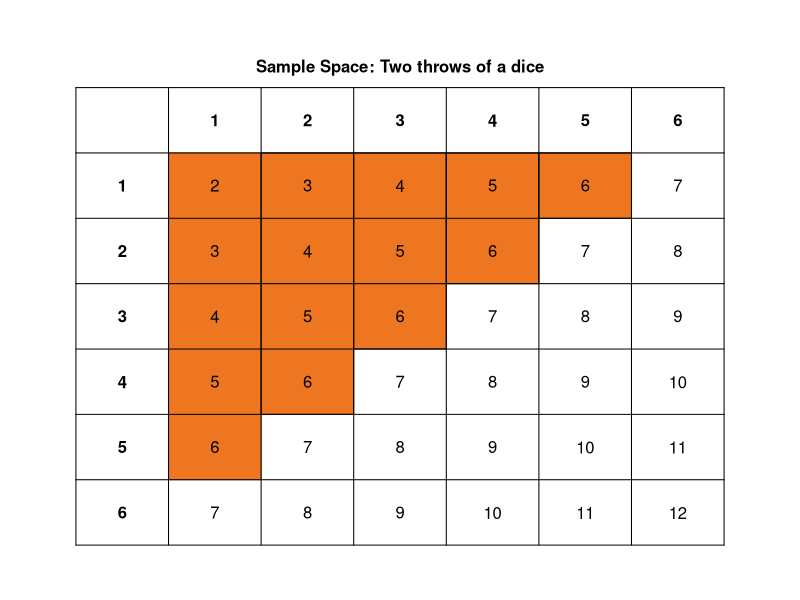
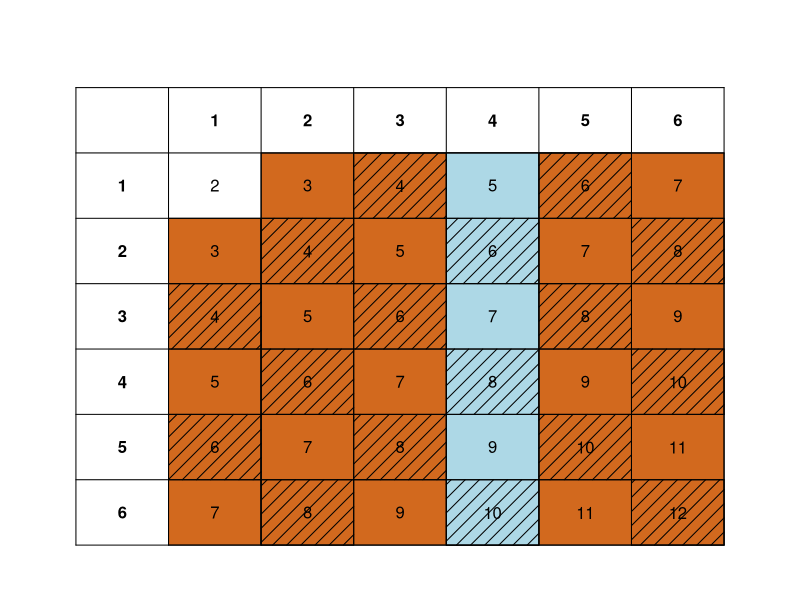
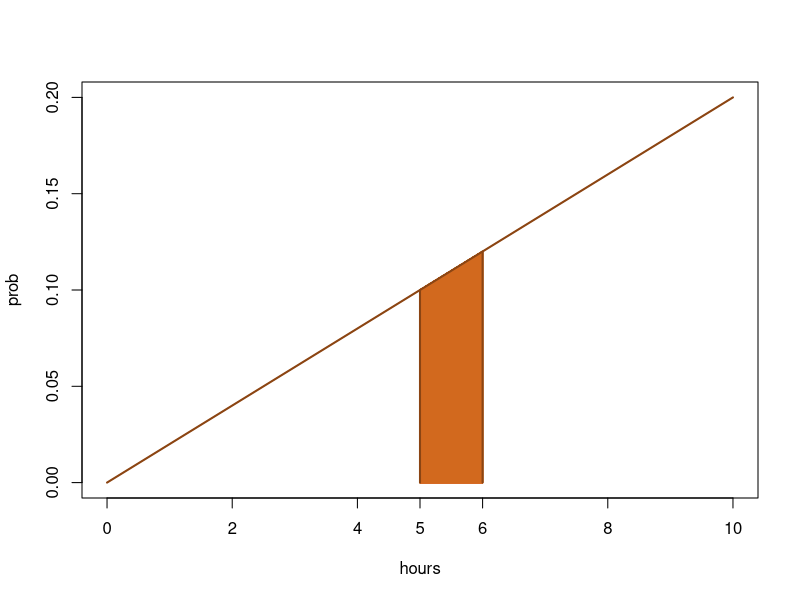
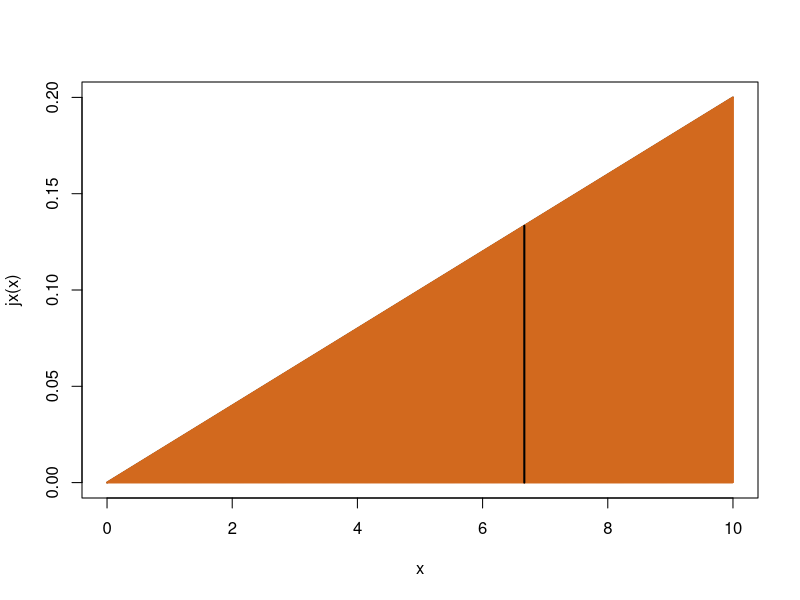
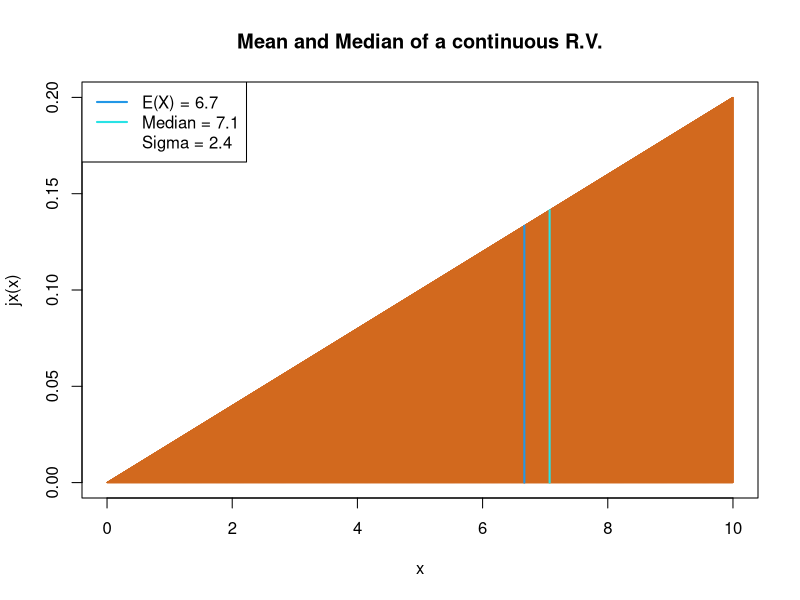
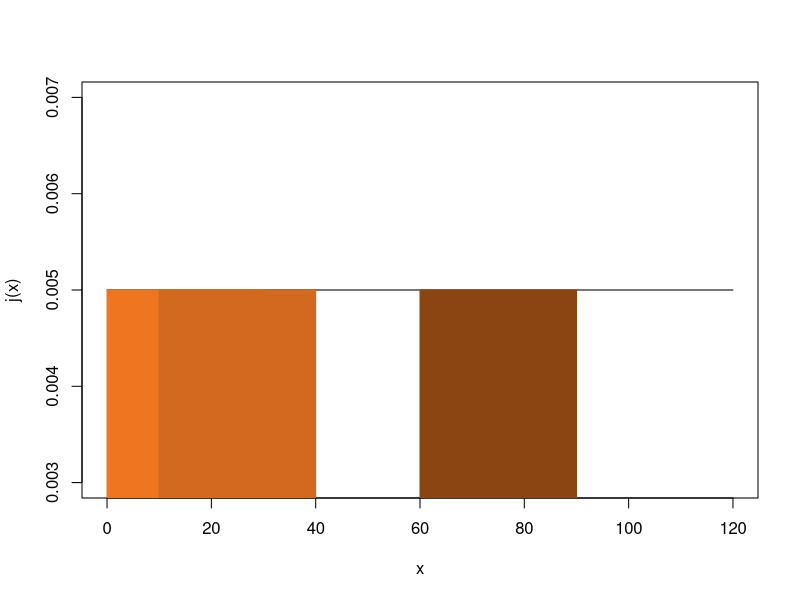
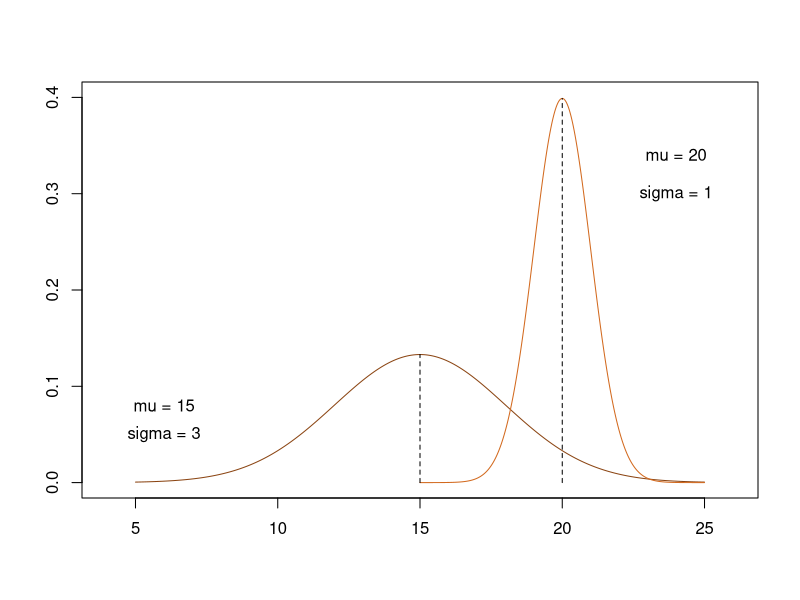
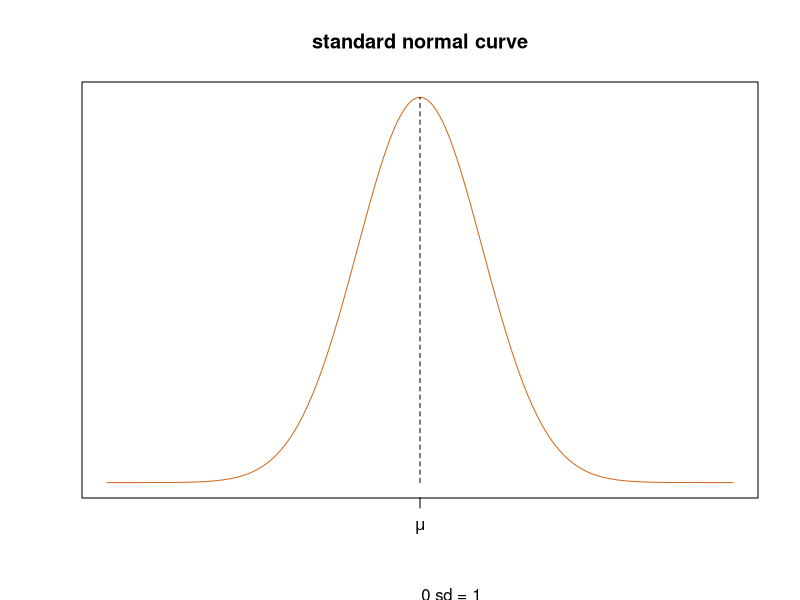

Write R code to recreate these figures, in order.
## ---- chunk 1
permutation <- function(n, k) {
   prod(n:((n-k)+1))
}

combn2 <- function(n, k) {
   prod(n:1)/(prod(k:1) * prod((n - k):1))
}
## ---- chunk 2
matrix(c("HH", "TH", "HT", "TT"), nrow = 2, dimnames = list("Initial throw" = c("Head", "Tail"), "Second throw" = c("Head", "Tail")))
## ---- chunk 3
op <- par("mar", "mai")
par(mar = c(0,0,0,0), mai = c(0,0,0,0))

plot(c(1.5, 9.5), c(-0.5, 8), type = "n", ann = FALSE, axes = FALSE)
rect(3, 1, 4, 6, border = "chocolate", col = "chocolate2")
rect(4, 2, 5, 6, col = "chocolate2")
rect(5, 3, 6, 6, col = "chocolate2")
rect(6, 4, 7, 6, col = "chocolate2")
rect(7, 5, 8, 6, col = "chocolate2")
segments(2:9, 0, 2:9, 7)
segments(2, 0:7, 9, 0:7)
text(3.5:8.5, 6.5, 1:6, font = 2)
text(2.5, 5.5:0.5, 1:6, font = 2)
text(3.5:8.5, 5.5, 2:7)
text(3.5:8.5, 4.5, 3:8)
text(3.5:8.5, 3.5, 4:9)
text(3.5:8.5, 2.5, 5:10)
text(3.5:8.5, 1.5, 6:11)
text(3.5:8.5, 0.5, 7:12)
text(5.5, 7.3, "Sample Space: Two throws of a dice", font = 2)

par(mar = op$mar, mai = op$mai)
## ---- chunk 4
set.seed(3640)
spheres <- sample(1:5, 40, TRUE)
spheres
## ---- chunk 5
mat <- matrix(c(1:5, as.vector(table(spheres)), as.vector(prop.table(table(spheres)))), ncol = 3, byrow = FALSE, dimnames = list(c("", "", "", "", ""), c("Sphere", "Frequency", "Relative frequency")))
mat
## ---- chunk 6
(die_throws <- table(sapply(1:10, sample, x = 6, size = 1)))
## ---- chunk 7
prop2 <- prop.table(die_throws)
max_prop <- names(prop2[which(prop2 == max(prop2))])
a <- ifelse(length(max_prop) == 1, "this is", "these are")
min_prop <- names(prop2[which(prop2 == min(prop2))])
b <- ifelse(length(min_prop) == 1, "is", "are")
## ---- chunk 8
die_throws2 <- table(sapply(1:900000, sample, x = 6, size = 1))
matrix(c(c(as.vector(die_throws2), 900000), c(round(as.vector(prop.table(die_throws2)), 2), 1)), byrow = FALSE, ncol = 2, dimnames = list(c(1:6, "Total"), c("Frequency", "Relative Frequency")))
## ---- chunk 9
row1 <- c("a","a", "a", "b", "b", "b", "c", "c", "c", "d", "d", "d")
row2 <- c("b", "c", "d", "a", "c", "d", "a", "b", "d", "a", "b","c")
matrix(data = c(row1, row2), nrow = 2, byrow = TRUE, dimnames = list(c("",""),  1:12))
## ---- chunk 10
mat3 <- matrix(c(32, 50, 82, 40, 11, 51, 72, 61, 133), byrow = TRUE, ncol = 3, dimnames = list(c("Female", "Male", "Total"), hair_color = c("Blue", "Chocolate", "Total")))
mat3
## ---- chunk 11
adm <- as.vector(UCBAdmissions[,,1])
r <- c(adm[1] + adm[3], adm[2] + adm[4])
c <- c(adm[1] + adm[2], adm[3] + adm[4])
dat <- c(adm[1:2], c[1], adm[3:4], c[2], r, 933)
adm <- matrix(dat, ncol = 3, dimnames = list(Admit = c("Admitted", "Rejected", "Total"), Gender = c("Male", "Female", "Total")))
adm
## ---- chunk 12
op <- par("mar", "mai")
par(mar = c(0,0,0,0), mai = c(0,0,0,0))

plot(c(1.5, 9.5), c(-0.5, 8), type = "n", ann = FALSE, axes = FALSE)
rect(3, 0, 4, 5,  col = "chocolate")
rect(4, 0, 9, 6, col = "chocolate") # e1 > 2
rect(6, 0, 7, 6, col = "lightblue")
rect(c(3:5, 3:7, 4:8, 6:8, 8), c(3:5, 1:5, 0:4, 0:2, 0), c(4:6, 4:8, 5:9, 7:9, 9), c(4:6, 2:6, 1:5, 1:3, 1), density = 10) # e2 tot is even

segments(2:9, 0, 2:9, 7)
segments(2, 0:7, 9, 0:7)
text(3.5:8.5, 6.5, 1:6, font = 2)
text(2.5, 5.5:0.5, 1:6, font = 2)
text(3.5:8.5, 5.5, 2:7)
text(3.5:8.5, 4.5, 3:8)
text(3.5:8.5, 3.5, 4:9)
text(3.5:8.5, 2.5, 5:10)
text(3.5:8.5, 1.5, 6:11)
text(3.5:8.5, 0.5, 7:12)

par(mar = op$mar, mai = op$mai)
## ---- chunk 13
dat <- c(35, 1329, 1364, 17, 109, 126, 52, 1438, 1490, 29, 338, 367, 28, 316, 344, 57, 654, 711)
titn <- array(dat, dim = c(3, 3, 2), dimnames = list(c("Child", "Adult", "Total"), c("Male", "Female", "Total"), Survival = c("No", "Yes")))
## ---- chunk 14
tot  <- 1490 + 711
pa   <- (126+344)/tot
pba  <- ((109+316)/tot)/((1438+654)/tot)
pcba <- (109/tot)/((109+316)/tot)
## ---- chunk 15
po <- (0.32*0.2)+(0.28*0.12)+(0.25*0.43)+(0.15*0.25)
## ---- chunk 16
t <- matrix(c(54, 60, 114, 33, 97, 130, 87, 157, 244), nrow = 3, dimnames = list(c("Female", "Male", "Total"), c("No", "Yes", "Total")))
t_union <- prop.table(t[1:2, 1:2])
(pSmokergivenSex <- prop.table(t[1:2, 1:2], 1))
pSexgivenSmoker <- prop.table(t[1:2, 1:2], 2)
## ---- chunk 17
pForM <- t[1:2, 3]/t[3, 3]
pForM
pSmoker <- as.vector(pSmokergivenSex[1,2]*pForM[1]+pSmokergivenSex[2,2]*pForM[2])
## ---- chunk 18
comp <- c(0.17, 0.22, 0.39, 0.26, 0.35, 0.61, 0.43, 0.57, 1.00)
c_mat <- matrix(comp, nrow = 3, dimnames = list(Sex = c("Female", "Male", "Total"), Competence = c("No", "Yes", "Total")))
c_mat
## ---- chunk 19
probs <- round(c(t[1:2]/244, 114/244, t[4:5]/244, 130/244, t[7:8]/244, 244/244), 2)
matrix(probs, ncol = 3, dimnames = dimnames(t))
## ---- chunk 20
jx <- function(x) {
   ifelse(x >= 0 & x <= 10, x/50, 0)
}
jx(0:10)
jx(0:10) >= 0
## ---- chunk 21
Jx <- function(x) {
   x^2/100
}
Jx(10) - Jx(0)
## ---- chunk 22
x <- seq(0, 10, 0.0001)
plot(x, jx(x), type = "l", col = "chocolate", xlab = "hours", ylab = "prob", xaxt = "n")
axis(1, sort(c(seq(0, 10, 2), 5)))

# Colouring
rect(x[x >= 5 & x < 6], 0, x[x > 5 & x <= 6], jx(x[x >= 5 & x < 6]), border = "chocolate", col = "chocolate")

# Lines 
segments(c(5, 6), 0, c(5, 6), jx(c(5, 6)), col = "chocolate4", lwd = 2)
lines(x, jx(x), col = "chocolate4", lwd = 2)
## ---- chunk 23
#Jx(6);Jx(5)
p56 <- Jx(6)-Jx(5)
## ---- chunk 24
x.65 <- sqrt(0.65*110) 
## ---- chunk 25
s <- c(c(rep("H", 8), rep("T", 8)), rep(c(rep("H", 4), rep("T", 4)), 2), rep(c("H", "H", "T", "T"), 4), rep(c("H", "T"), 8))
matrix(s, byrow = FALSE, ncol = 4, dimnames = list(1:16, paste0("Toss_", 1:4)))
## ---- chunk 26
y <- c(1, 4, 6, 4, 1)
matrix(c(y, round(y/16, 2)), byrow = TRUE, ncol = 5, dimnames = list(c("y", "Probs"), Outcomes = 0:4))
## ---- chunk 27
v <- (0-2)^2*(1/16) + (1-2)^2*(4/16) + (2-2)^2*(6/16) + (3-2)^2*(4/16) + (4-2)^2*(1/16)
s <- sqrt(v)
## ---- chunk 28
JC <- function(x) {
   x^3/150
}
e <- JC(10) - JC(0)
## ---- chunk 29
w <- 0.001
x <- seq(0, 10, w)
plot(x, jx(x), type = "l", col = "chocolate4", lwd = 2)
rect(x[-length(x)], 0, x[-1], jx(x[-length(x)]), border = "chocolate", col = "chocolate")
segments(e, 0, e, jx(e), lwd = 2)
text(e, jx(e)+0.4, labels = paste("E(X) =", round(e, 1)), srt = 45)
## ---- chunk 30
l <- sum(x[x < e]*w)
r <- sum(x[x > e]*w)
## ---- chunk 31
var.fun <- function(x) {
   (x^4/200) - ((4*x^3)/45) + ((4*x^2)/9)
}
v2 <- var.fun(10)
s2 <- sqrt(v2)
## ---- chunk 32
m <- sqrt(50)
## ---- chunk 33
w <- 0.001
x <- seq(0, 10, w)
plot(x, jx(x), type = "l", col = "chocolate4")
rect(x[-length(x)], 0, x[-1], jx(x[-length(x)]), border = "chocolate", col = "chocolate")
segments(c(e, m), 0, c(e, m), jx(c(e, m)), lwd = 2, col = 4:5)
legend("topleft", legend = c(paste("E(X) =", round(e,1)), paste("Median =", round(m, 1)), paste("Sigma =", round(s2, 1))), lty = 1, lwd = 2, col = c(4:5, "white"))
title("Mean and Median of a continuous R.V.")
## ---- chunk 34
lower <- sum(jx(x[x < m]) * w)
upper <- sum(jx(x[x > m]) * w)
lower; upper
## ---- chunk 35
psn <- function(k, lambda) {
   (lambda^k/factorial(k))*exp(-lambda)
}
## ---- chunk 36
l5 <- psn(0, 45) + psn(1, 45) + psn(2, 45) + psn(3, 45) + psn(4, 45) + psn(5, 45)
## ---- chunk 37
x <- 0:120
j <- function(x) {
   ifelse(x >= 0 & x <= 120, 1/200, 0)
}

plot(x, j(x), type = "l")
rect(0, 0, 30, j(0), border = "chocolate2", col = "chocolate2")
rect(10, 0, 40, j(10), border = "chocolate", col = "chocolate")
rect(60, 0, 90, j(60), border = "chocolate4", col = "chocolate4")
## ---- chunk 38
p2040  <- (40-20)/120
p80100 <- (100-80)/120
## ---- chunk 39
npdf <- function(x, mu = 0, sigma = 1) {
   (1/(sigma*sqrt(2*pi)))*exp(-(x-mu)^2/(2*sigma^2))
}
x1 <- seq(5, 25, 0.001)
x2 <- seq(15, 25, 0.001)
y1 <- npdf(x1, 15, 3)
y2 <- npdf(x2, 20)
plot(c(4, 26), c(0, 0.4), type = "n", ann = FALSE)
lines(x1, y1, col = "chocolate4")
lines(x2, y2, col = "chocolate")
segments(c(15, 20), 0, c(15, 20), c(max(y1), max(y2)), lty = 2)
text(6, c(0.08, 0.05), labels = c("mu = 15", "sigma = 3"))
text(24, c(0.34, 0.3), labels = c("mu = 20", "sigma = 1"))
## ---- chunk 40
x3 <- seq(-5, 5, 0.001)
y3 <- npdf(x3)
plot(x3, y3, type = "l", col = "chocolate", ann = FALSE, xaxt = "n", yaxt = "n")
segments(0, 0, 0, npdf(0), lty = 2)
axis(1, 0, expression(mu))
text(0+0.5, par("usr")[3]-0.1, "0 sd = 1", xpd = TRUE)
title("standard normal curve")
